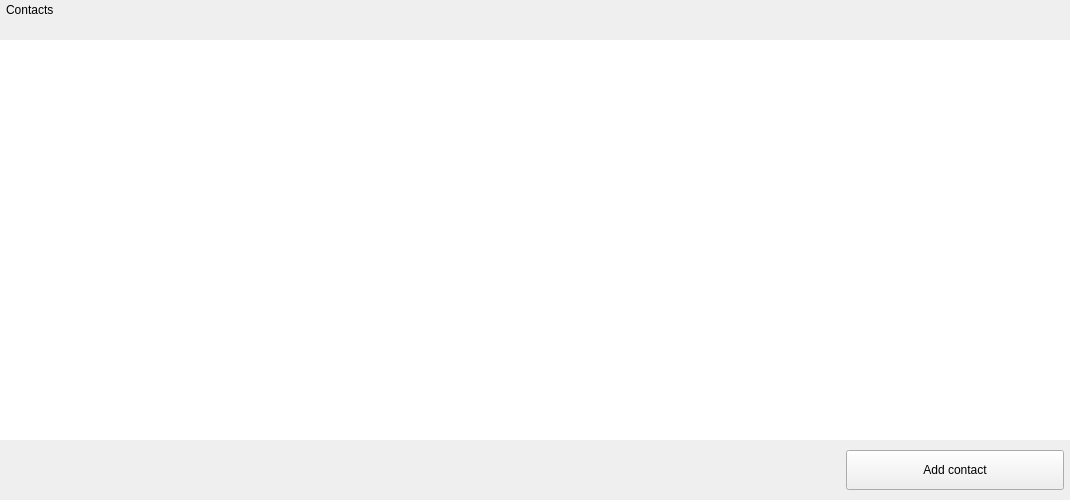
<?xml version="1.0" encoding="UTF-8"?>
<ui version="4.0">
 <class>AddressBookFrame</class>
 <widget class="QFrame" name="AddressBookFrame">
  <property name="geometry">
   <rect>
    <x>0</x>
    <y>0</y>
    <width>1070</width>
    <height>500</height>
   </rect>
  </property>
  <property name="windowTitle">
   <string>Frame</string>
  </property>
  <property name="frameShape">
   <enum>QFrame::NoFrame</enum>
  </property>
  <property name="frameShadow">
   <enum>QFrame::Plain</enum>
  </property>
  <layout class="QVBoxLayout" name="verticalLayout">
   <property name="spacing">
    <number>0</number>
   </property>
   <property name="leftMargin">
    <number>0</number>
   </property>
   <property name="topMargin">
    <number>0</number>
   </property>
   <property name="rightMargin">
    <number>0</number>
   </property>
   <property name="bottomMargin">
    <number>10</number>
   </property>
   <item>
    <layout class="QHBoxLayout" name="horizontalLayout_2">
     <property name="spacing">
      <number>0</number>
     </property>
     <property name="leftMargin">
      <number>6</number>
     </property>
     <property name="rightMargin">
      <number>6</number>
     </property>
     <item>
      <widget class="QLabel" name="m_addressBookTextLabel">
       <property name="text">
        <string>Contacts</string>
       </property>
      </widget>
     </item>
     <item>
      <spacer name="horizontalSpacer_2">
       <property name="orientation">
        <enum>Qt::Horizontal</enum>
       </property>
       <property name="sizeHint" stdset="0">
        <size>
         <width>40</width>
         <height>20</height>
        </size>
       </property>
      </spacer>
     </item>
    </layout>
   </item>
   <item>
    <spacer name="verticalSpacer">
     <property name="orientation">
      <enum>Qt::Vertical</enum>
     </property>
     <property name="sizeType">
      <enum>QSizePolicy::Fixed</enum>
     </property>
     <property name="sizeHint" stdset="0">
      <size>
       <width>20</width>
       <height>20</height>
      </size>
     </property>
    </spacer>
   </item>
   <item>
    <widget class="QTreeView" name="m_addressBookView">
     <property name="focusPolicy">
      <enum>Qt::NoFocus</enum>
     </property>
     <property name="contextMenuPolicy">
      <enum>Qt::CustomContextMenu</enum>
     </property>
     <property name="frameShape">
      <enum>QFrame::NoFrame</enum>
     </property>
     <property name="alternatingRowColors">
      <bool>true</bool>
     </property>
     <property name="selectionMode">
      <enum>QAbstractItemView::NoSelection</enum>
     </property>
     <property name="textElideMode">
      <enum>Qt::ElideMiddle</enum>
     </property>
     <property name="verticalScrollMode">
      <enum>QAbstractItemView::ScrollPerPixel</enum>
     </property>
     <property name="rootIsDecorated">
      <bool>false</bool>
     </property>
     <property name="itemsExpandable">
      <bool>false</bool>
     </property>
     <property name="expandsOnDoubleClick">
      <bool>false</bool>
     </property>
     <attribute name="headerStretchLastSection">
      <bool>false</bool>
     </attribute>
    </widget>
   </item>
   <item>
    <spacer name="verticalSpacer_2">
     <property name="orientation">
      <enum>Qt::Vertical</enum>
     </property>
     <property name="sizeType">
      <enum>QSizePolicy::Fixed</enum>
     </property>
     <property name="sizeHint" stdset="0">
      <size>
       <width>20</width>
       <height>10</height>
      </size>
     </property>
    </spacer>
   </item>
   <item>
    <layout class="QHBoxLayout" name="horizontalLayout">
     <property name="spacing">
      <number>0</number>
     </property>
     <property name="leftMargin">
      <number>6</number>
     </property>
     <property name="rightMargin">
      <number>6</number>
     </property>
     <item>
      <spacer name="horizontalSpacer">
       <property name="orientation">
        <enum>Qt::Horizontal</enum>
       </property>
       <property name="sizeType">
        <enum>QSizePolicy::MinimumExpanding</enum>
       </property>
       <property name="sizeHint" stdset="0">
        <size>
         <width>800</width>
         <height>20</height>
        </size>
       </property>
      </spacer>
     </item>
     <item>
      <widget class="QPushButton" name="m_addAddressButton">
       <property name="sizePolicy">
        <sizepolicy hsizetype="Fixed" vsizetype="Fixed">
         <horstretch>0</horstretch>
         <verstretch>0</verstretch>
        </sizepolicy>
       </property>
       <property name="minimumSize">
        <size>
         <width>218</width>
         <height>40</height>
        </size>
       </property>
       <property name="maximumSize">
        <size>
         <width>218</width>
         <height>40</height>
        </size>
       </property>
       <property name="text">
        <string>Add contact</string>
       </property>
       <property name="icon">
        <iconset>
         <normaloff>:/icons/add</normaloff>:/icons/add</iconset>
       </property>
      </widget>
     </item>
    </layout>
   </item>
  </layout>
 </widget>
 <resources/>
 <connections>
  <connection>
   <sender>m_addAddressButton</sender>
   <signal>clicked()</signal>
   <receiver>AddressBookFrame</receiver>
   <slot>addClicked()</slot>
   <hints>
    <hint type="sourcelabel">
     <x>53</x>
     <y>556</y>
    </hint>
    <hint type="destinationlabel">
     <x>436</x>
     <y>292</y>
    </hint>
   </hints>
  </connection>
  <connection>
   <sender>m_addressBookView</sender>
   <signal>customContextMenuRequested(QPoint)</signal>
   <receiver>AddressBookFrame</receiver>
   <slot>contextMenu(QPoint)</slot>
   <hints>
    <hint type="sourcelabel">
     <x>436</x>
     <y>297</y>
    </hint>
    <hint type="destinationlabel">
     <x>436</x>
     <y>292</y>
    </hint>
   </hints>
  </connection>
 </connections>
 <slots>
  <slot>addClicked()</slot>
  <slot>contextMenu(QPoint)</slot>
 </slots>
</ui>
